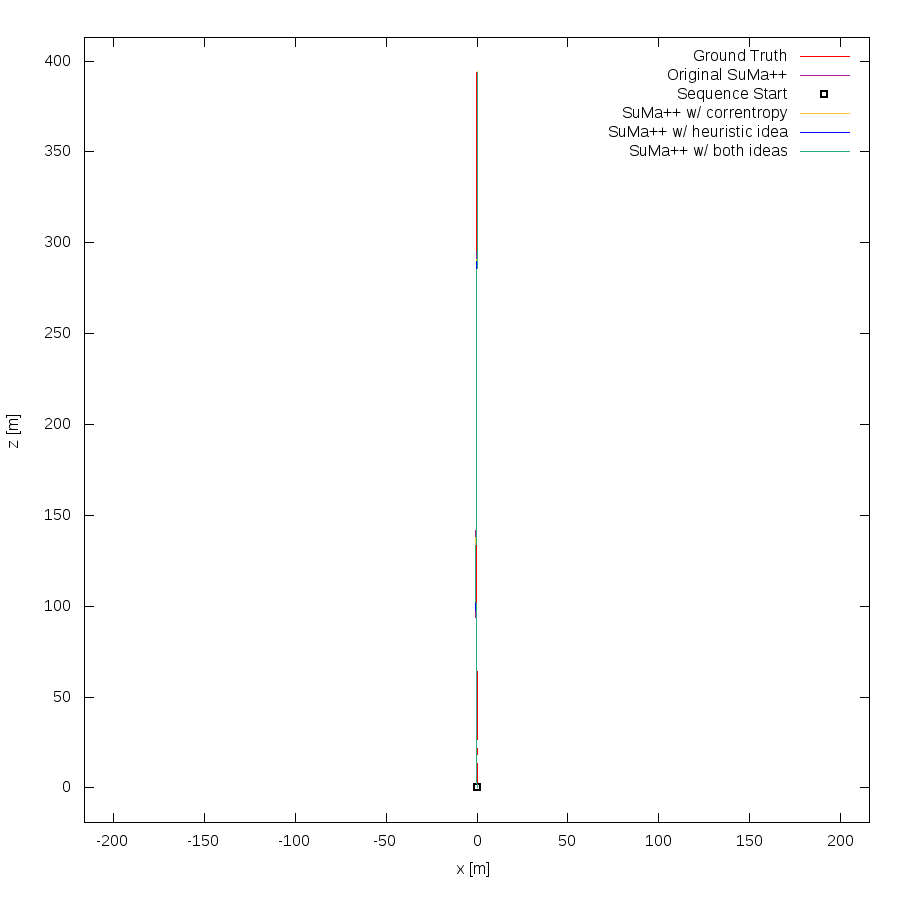

This chart was generated by the following gnuplot code:
set term png size 900,900
set output "04.png"
set size ratio -1
set xrange [-216:216]
set yrange [-19:413]
set xlabel "x [m]"
set ylabel "z [m]"
plot "04.txt" using 1:2 lc rgb "#FF0000" title 'Ground Truth' w lines,"04.txt" using 3:4 lc rgb "#a82296" title 'Original SuMa++' w lines,"< head -1 04.txt" using 1:2 lc rgb "#000000" pt 4 ps 1 lw 2 title 'Sequence Start' w points, \
"c.txt" using 3:4 lc rgb "#df8c932" title 'SuMa++ w/ correntropy' w lines, \
"l.txt" using 3:4 lc rgb "#0000FF" title 'SuMa++ w/ heuristic idea' w lines, \
"b.txt" using 3:4 lc rgb "#27ad81" title 'SuMa++ w/ both ideas' w lines
